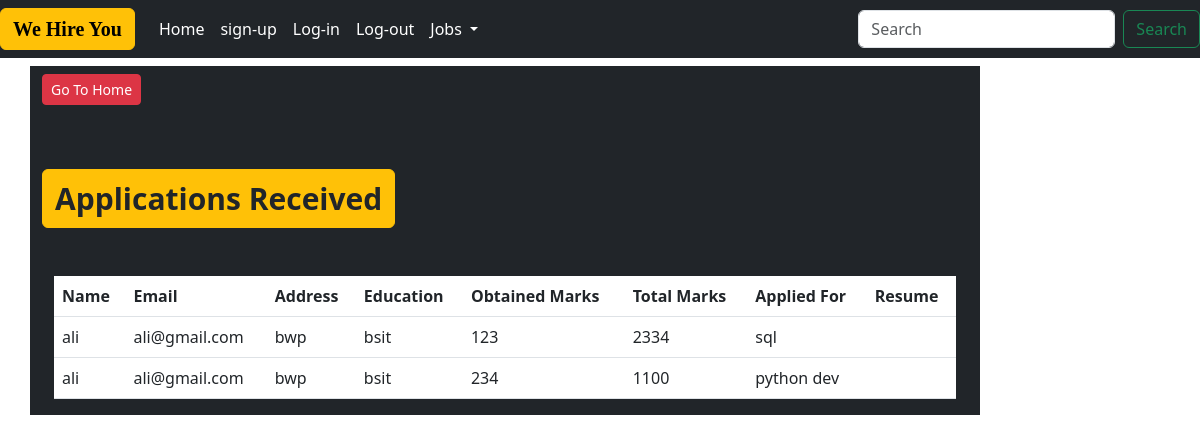
The page /applications/ (signed in) on the database its author committed.
### enroll/models.py (models this page shows)
class Apply(models.Model):
    name=models.CharField(max_length=50)
    email=models.EmailField(max_length=40)
    contact=models.IntegerField(default=None)
    address=models.CharField(max_length=70,default=None)
    education=models.CharField(max_length=30)
    obtained_marks=models.IntegerField(default=None)
    total_marks=models.IntegerField(default=None)
    apply=models.CharField(max_length=70,primary_key=True,default=None)
    resume=models.FileField(upload_to='enroll/',max_length=250, null=True, blank=True,default=None)

### enroll/views.py (the view)
# urls.py: path('applications/',views.applications,name='applications'),
def applications(request):
    if request.user.is_authenticated:
        form=Apply.objects.all()
        return render(request,'enroll/applications.html',{'form':form})
    else:
        return HttpResponseRedirect('/login/')

### enroll/templates/enroll/applications.html
{% extends 'enroll/base.html' %}
{% load static %}
{% block content %}
<div class="col-sm-10 bg-dark">
  <p><a href="{% url 'home' %}" class="btn btn-danger btn-sm mt-2">Go To Home</a></p>
    <h3  class="text-dark my-5 btn btn-warning" style="font-size: 30px; color: gray; font-weight:bold;">Applications Received</h3>
    <div class="container">
      <div class="colsm-8">
            <table class="table bg-white">
                <thead class="thead-dark">
                  <tr>
                    <th scope="col">Name</th>
                    <th scope="col">Email</th>
                    <th scope="col">Address</th>
                    <th scope="col">Education</th>
                    <th scope="col">Obtained Marks</th>
                    <th scope="col">Total Marks</th>
                    <th scope="col">Applied For</th>
                    <th scope="col">Resume</th>
                  </tr>
                </thead>
                <tbody>
                    {% for cp in form %}
                  <tr>
                    <td>{{cp.name}}</td>
                    <td>{{cp.email}}</td>
                    <td>{{cp.address}}</td>
                    <td>{{cp.education}}</td>
                    <td>{{cp.obtained_marks}}</td>
                    <td>{{cp.total_marks}}</td>
                    <td>{{cp.apply}}</td>
                    <td>{{cp.resume}}</td>
                  </tr>
                  {% endfor %}
                </tbody>
              </table>
    </div>
</div>
</div>
{% endblock content %}

### enroll/templates/enroll/base.html (shortened to what this page needs)
<!DOCTYPE html>
{% load static %}
<html lang="en">
<head>
<link rel="stylesheet" href="{% static 'enroll/css/bootstrap.css' %}">
<link rel="stylesheet" href="{% static 'enroll/css/style.css' %}">
<link rel="stylesheet" href="https://cdnjs.cloudflare.com/ajax/libs/font-awesome/5.15.3/css/all.min.css">
</head>
<body>
    {% include 'enroll/bas_01.html' %}
<div class="container ">
    <div class=" row">
        <div class="col-sm-12">
        </div>
    </div>
    <div class="row">
        {% block content %}
        {% endblock content %}
    </div>
</div>
</body>
</html>

### enroll/templates/enroll/bas_01.html (shortened to what this page needs)
<!DOCTYPE html>
<html lang="en">
<head>
</head>
<body>
    <nav class="navbar navbar-expand-lg bg-dark">
        <a class="navbar-brand btn btn-warning " style="font-family:serif; font-weight:bold;" href="#">We Hire You</a>
        <div class="collapse navbar-collapse" id="navbarSupportedContent">
        <ul class="navbar-nav me-auto mb-2 mb-lg-0">
            <li class="nav-item">
            <a class="nav-link active text-white" aria-current="page" href="home">Home</a>
            </li>
            <li class="nav-item">
            <a class="nav-link text-white" href="{% url 'signup' %}">sign-up</a>
            </li>
            <li class="nav-item">
            <a class="nav-link text-white" href="{% url 'login' %}">Log-in</a>
            </li>
            <li class="nav-item">
            <a class="nav-link text-white" href="{% url 'logout' %}">Log-out</a>
            </li>
            <li class="nav-item dropdown">
            <a class="nav-link dropdown-toggle text-white" href="{% url 'apply' %}" role="button" data-bs-toggle="dropdown" aria-expanded="false">
                Jobs
            </a>
        </li>
        </ul>
        <form class="d-flex" role="search">
            <input class="form-control me-2" type="search" placeholder="Search" aria-label="Search">
            <button class="btn btn-outline-success" type="submit">Search</button>
        </form>
        </div>
    </nav>
</body>
</html>

### rows shown on the page
Apply: name "ali", email "ali@gmail.com", address "bwp", education "bsit", obtained_marks "123", total_marks "2334", apply "sql"
Apply: name "ali", email "ali@gmail.com", address "bwp", education "bsit", obtained_marks "234", total_marks "1100", apply "python dev"
